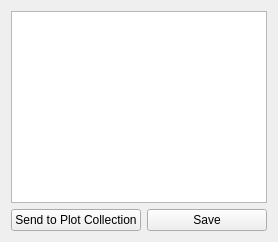
         <widget class="QWidget" name="tab">
          <attribute name="title">
           <string>Live</string>
          </attribute>
          <layout class="QGridLayout" name="gridLayout_24">
           <item row="1" column="0">
            <widget class="QPushButton" name="pb_addToCollector">
             <property name="sizePolicy">
              <sizepolicy hsizetype="Preferred" vsizetype="Fixed">
               <horstretch>0</horstretch>
               <verstretch>0</verstretch>
              </sizepolicy>
             </property>
             <property name="text">
              <string>Send to Plot Collection</string>
             </property>
            </widget>
           </item>
           <item row="1" column="1">
            <widget class="QPushButton" name="pb_save_disp_spec">
             <property name="sizePolicy">
              <sizepolicy hsizetype="Preferred" vsizetype="Fixed">
               <horstretch>0</horstretch>
               <verstretch>0</verstretch>
              </sizepolicy>
             </property>
             <property name="styleSheet">
              <string notr="true"/>
             </property>
             <property name="text">
              <string>Save</string>
             </property>
            </widget>
           </item>
           <item row="0" column="0" colspan="2">
            <widget class="PlotWidget" name="spectrum_view">
             <property name="sizePolicy">
              <sizepolicy hsizetype="Expanding" vsizetype="Expanding">
               <horstretch>0</horstretch>
               <verstretch>0</verstretch>
              </sizepolicy>
             </property>
            </widget>
           </item>
          </layout>
         </widget>
